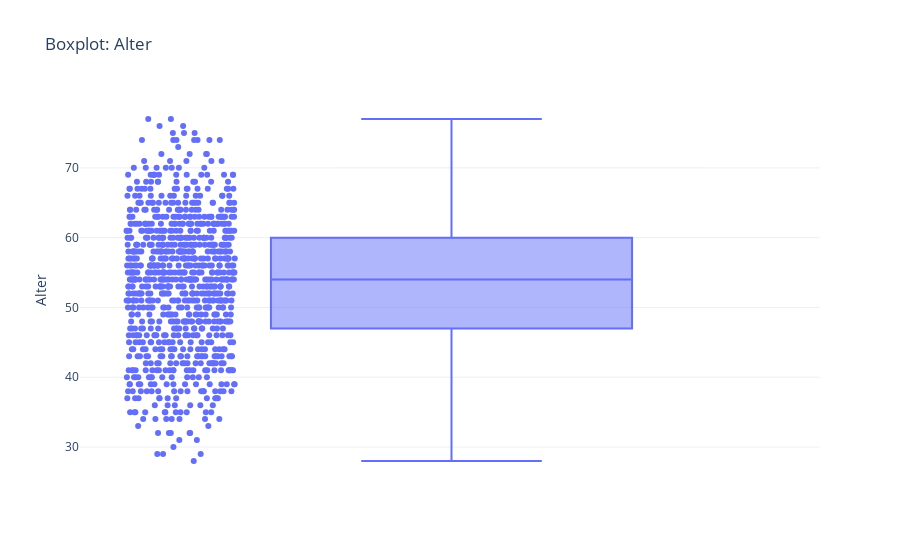
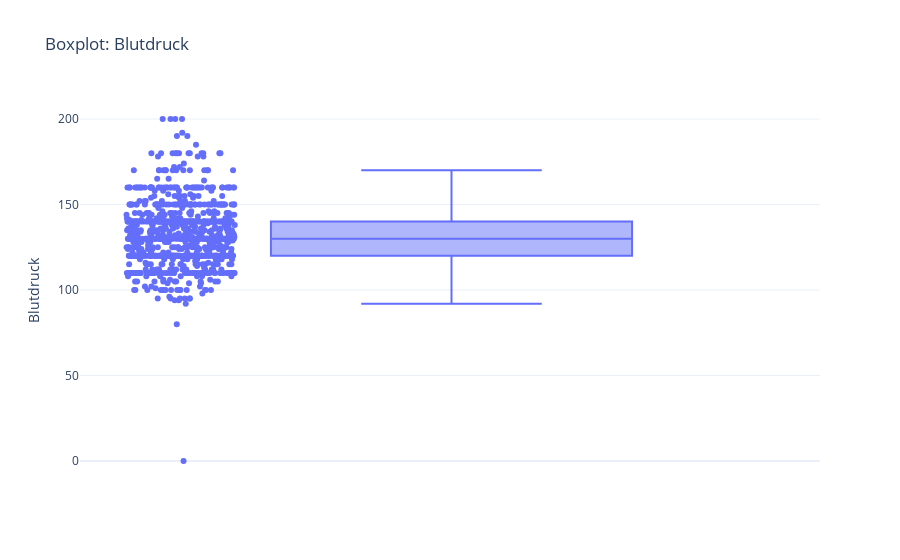
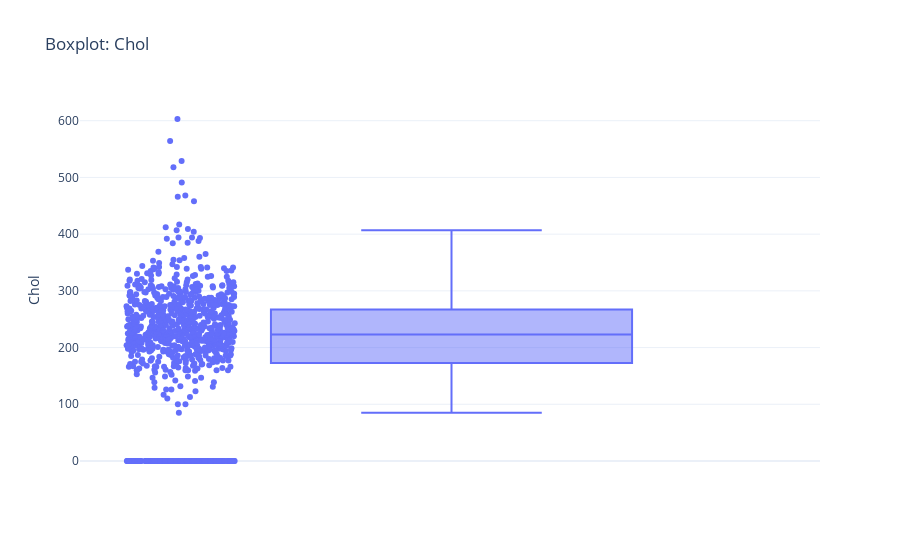
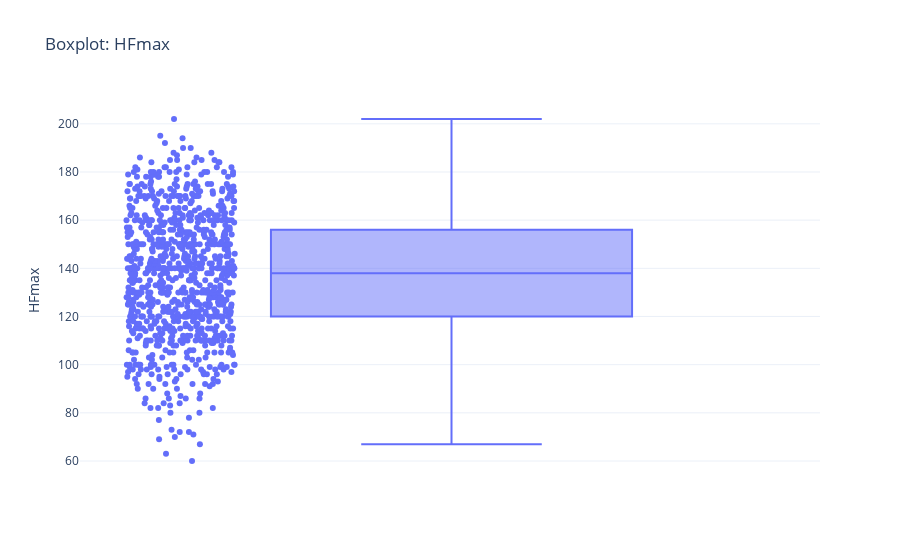

Notebook cell for these charts, in order:
### Markdown cell above
**Boxplots zur Übersicht:**  
Boxplots geben einen schnellen Überblick über die Verteilung numerischer Merkmale inkl. Ausreißer. Dies ist besonders hilfreich zum Erkennen von Extremwerten.

### Code cell
import plotly.express as px

numerical_cols = df.select_dtypes(include=['int64', 'float64']).columns
numerical_cols_filtered = [
    col for col in numerical_cols if df[col].nunique() > 2]

for col in numerical_cols_filtered:
    fig = px.box(df, y=col, points="all",
                 title=f"Boxplot: {col}", template="plotly_white")
    fig.update_layout(yaxis_title=col)
    fig.show()

### Figure 1 — Plotly figure (JSON) as saved in the notebook; plotly's stock layout.template omitted (floating-point values rounded to 4 significant figures; data arrays with more than 128 entries replaced by an {"elided": "..."} marker saying what was removed)
{"data": [{"alignmentgroup": "True", "boxpoints": "all", "hovertemplate": "Alter=%{y}<extra></extra>", "legendgroup": "", "marker": {"color": "#636efa"}, "name": "", "notched": false, "offsetgroup": "", "orientation": "v", "showlegend": false, "type": "box", "x0": " ", "xaxis": "x", "y": {"elided": "918 int values"}, "y0": " ", "yaxis": "y"}], "layout": {"boxmode": "group", "legend": {"tracegroupgap": 0}, "title": {"text": "Boxplot: Alter"}, "xaxis": {"anchor": "y", "domain": [0, 1]}, "yaxis": {"anchor": "x", "domain": [0, 1], "title": {"text": "Alter"}}}}

### Figure 2 — Plotly figure (JSON) as saved in the notebook; plotly's stock layout.template omitted (floating-point values rounded to 4 significant figures; data arrays with more than 128 entries replaced by an {"elided": "..."} marker saying what was removed)
{"data": [{"alignmentgroup": "True", "boxpoints": "all", "hovertemplate": "Blutdruck=%{y}<extra></extra>", "legendgroup": "", "marker": {"color": "#636efa"}, "name": "", "notched": false, "offsetgroup": "", "orientation": "v", "showlegend": false, "type": "box", "x0": " ", "xaxis": "x", "y": {"elided": "918 int values"}, "y0": " ", "yaxis": "y"}], "layout": {"boxmode": "group", "legend": {"tracegroupgap": 0}, "title": {"text": "Boxplot: Blutdruck"}, "xaxis": {"anchor": "y", "domain": [0, 1]}, "yaxis": {"anchor": "x", "domain": [0, 1], "title": {"text": "Blutdruck"}}}}

### Figure 3 — Plotly figure (JSON) as saved in the notebook; plotly's stock layout.template omitted (floating-point values rounded to 4 significant figures; data arrays with more than 128 entries replaced by an {"elided": "..."} marker saying what was removed)
{"data": [{"alignmentgroup": "True", "boxpoints": "all", "hovertemplate": "Chol=%{y}<extra></extra>", "legendgroup": "", "marker": {"color": "#636efa"}, "name": "", "notched": false, "offsetgroup": "", "orientation": "v", "showlegend": false, "type": "box", "x0": " ", "xaxis": "x", "y": {"elided": "918 int values"}, "y0": " ", "yaxis": "y"}], "layout": {"boxmode": "group", "legend": {"tracegroupgap": 0}, "title": {"text": "Boxplot: Chol"}, "xaxis": {"anchor": "y", "domain": [0, 1]}, "yaxis": {"anchor": "x", "domain": [0, 1], "title": {"text": "Chol"}}}}

### Figure 4 — Plotly figure (JSON) as saved in the notebook; plotly's stock layout.template omitted (floating-point values rounded to 4 significant figures; data arrays with more than 128 entries replaced by an {"elided": "..."} marker saying what was removed)
{"data": [{"alignmentgroup": "True", "boxpoints": "all", "hovertemplate": "HFmax=%{y}<extra></extra>", "legendgroup": "", "marker": {"color": "#636efa"}, "name": "", "notched": false, "offsetgroup": "", "orientation": "v", "showlegend": false, "type": "box", "x0": " ", "xaxis": "x", "y": {"elided": "918 int values"}, "y0": " ", "yaxis": "y"}], "layout": {"boxmode": "group", "legend": {"tracegroupgap": 0}, "title": {"text": "Boxplot: HFmax"}, "xaxis": {"anchor": "y", "domain": [0, 1]}, "yaxis": {"anchor": "x", "domain": [0, 1], "title": {"text": "HFmax"}}}}
